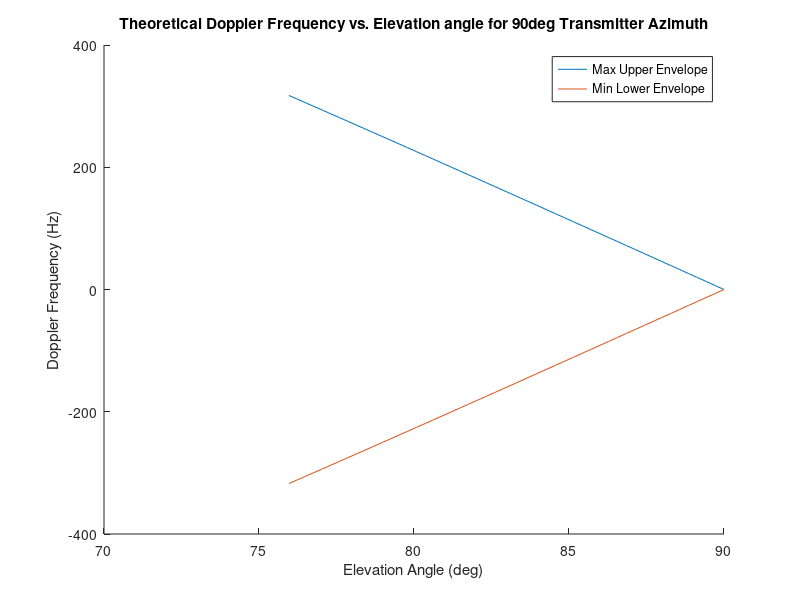

MATLAB code for this plot:
%max doppler 90deg offset rx
%this does not show exactly what happens in the simulation because of the
%offset doppler.....
clear;
RPM = 250;%changed
Altitude = 200;
fc = 1e9;
c = 3e8;

%max doppler for reflection radius
Reflection_radius = 7.5;
v = ((2*pi)/60)*RPM*Reflection_radius;
max_fd = 2*(v*fc)/c;

%Rx position (might not be needed)
Rx_z = 2;
Rx_y = 7;
Rx_x = 0;

blade_length = 7.5;
max_elevation_angle = atan(Rx_z/(blade_length - Rx_y));

max_doppler_minus = -max_fd*cos(max_elevation_angle);
max_doppler_plus = max_fd*cos(max_elevation_angle);

tip = 0:0.01:.5;
elevation_angle = atan(Rx_z./tip);
hold on
plot(360*elevation_angle/(2*pi),max_fd*cos(elevation_angle))
plot(360*elevation_angle/(2*pi),-max_fd*cos(elevation_angle))
hold off
xlabel('Elevation Angle (deg)');
ylabel('Doppler Frequency (Hz)');
legend('Max Upper Envelope', 'Min Lower Envelope');
title('Theoretical Doppler Frequency vs. Elevation angle for 90deg Transmitter Azimuth');


